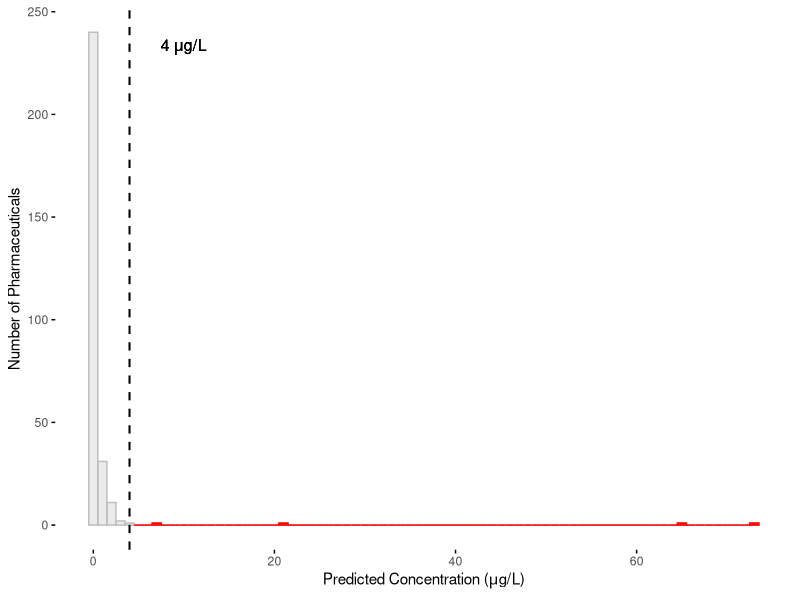
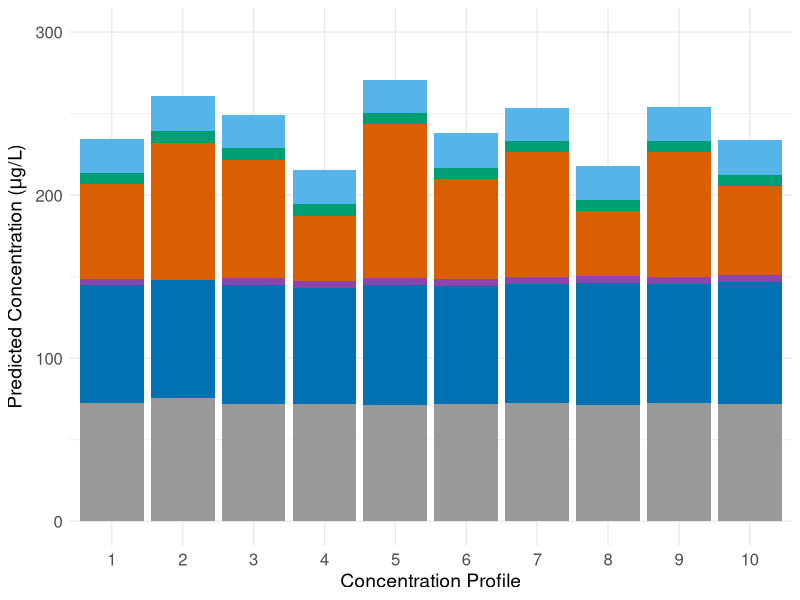
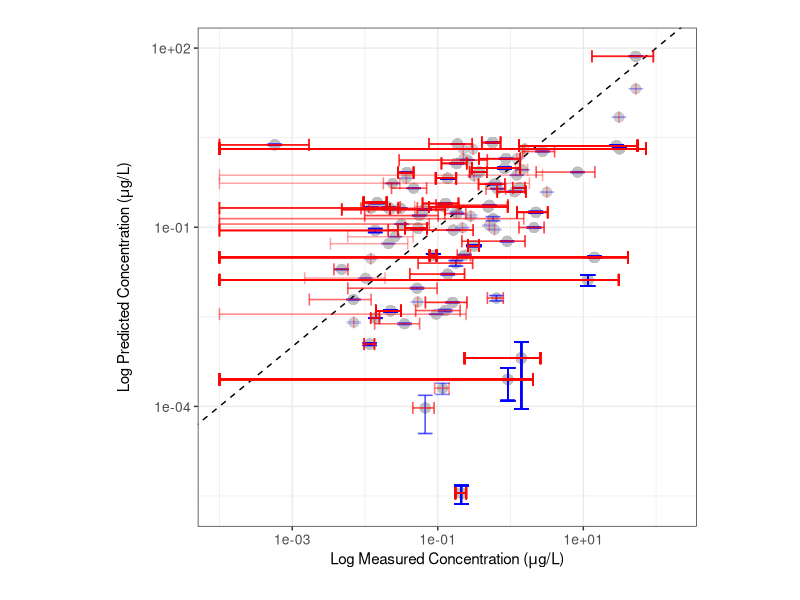
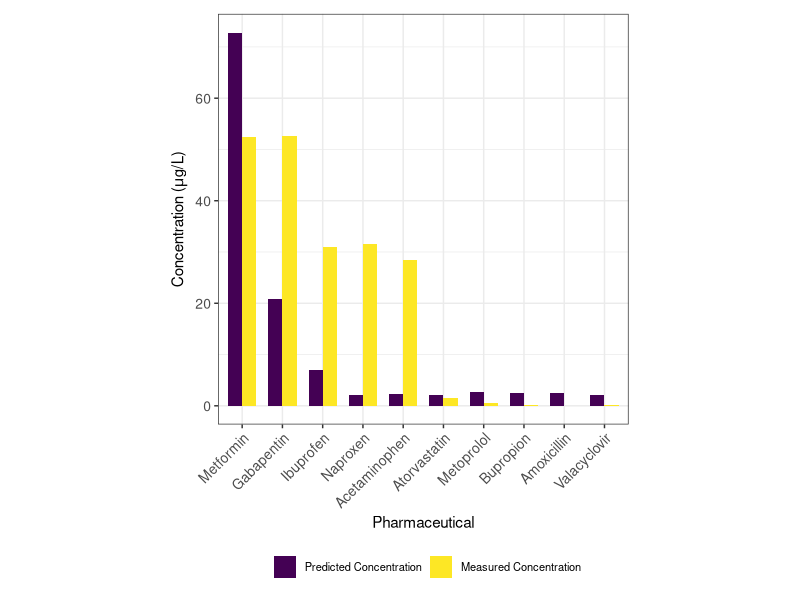
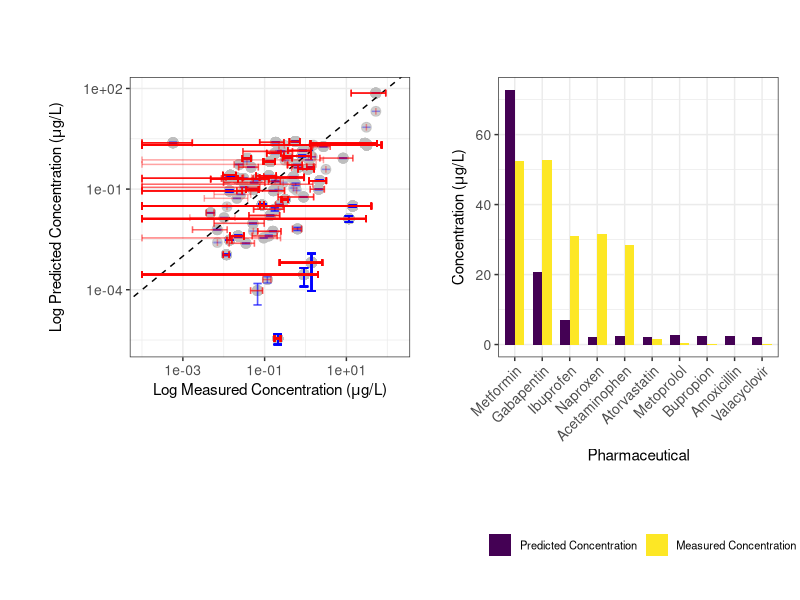

Generate these figures, in order, with R:
################################################################################
# Title: pharmflush.R

# Description:
# Using PharmUse database, runs binomial probability distribution model
# PharmFlush and generates 100 concentration profiles for each pharmaceutical in
# PharmUse. Averaging over these profiles gives the average profile for each 
# pharmaceutical. Predicted concentrations are compared across sewershed sizes
# by running this script with different values of wastewater_pop_size parameter.
# Values are compared to literature-reported concentrations. Various data
# visualizations are provided to examine these relationships.
 
################################################################################

# import libraries
library("stats")
library("tidyverse")
library("viridis")
library("svglite")
library("patchwork")
library("cowplot")

################################################################################
# PharmFlush model creation
################################################################################

# load PharmUse database
pharmuse = read.csv("pharmuse.csv")

# Define model parameters
n = 26847 # size of representative sample (obtained from MEPS 2020
          # documentation, Table 3.2)
ww_volume_per_capita = 310.404 # average American wastewater production per
                               # capita per day, source: Dieter et al., 2018
wastewater_pop_size = 100000 # size of sewershed (change for different sizes)
pop_wastewater_volume = wastewater_pop_size * ww_volume_per_capita # total wastewater
                                                                   # volume for sewershed
                                                                   # of given size
x = 0:wastewater_pop_size # range of number of prescriptions detected in
                          # sewershed any given day for given drug
p = 0 # initialize probability of detecting certain pharmaceutical on any given day
avg_mass = 0 # initialize avg mass per day variable for each pharmaceutical

# pull relevant variables from PharmUse
drugs = pharmuse$Pharmaceutical
avg_DD = pharmuse$Average_Daily_Dosage
prescrips = pharmuse$Number_of_Prescriptions
durations = pharmuse$Average_Duration_per_Prescription

# calculate probability of detecting each pharmaceutical on any given day and 
# create list of average daily mass for each pharmaceutical
for (i in 1:length(drugs)){
  p[i] = (prescrips[i]*durations[i])/(n*365) 
  avg_mass[i] = avg_DD[i]
}

# Calculate probability P of detecting exactly x prescriptions for given drug in
# sewershed of wastewater_pop_size with detection probability p
P = list()
for (i in 1:length(drugs)){ 
  new_P = dbinom(x,wastewater_pop_size,p[i]) 
  P = append(P, list(new_P))
}

# convert P to data frame and label each column by drug name
P = data.frame(P)
names(P) = drugs

# add number of prescriptions detected (x variable) to P
P = P %>%
  mutate(Number_prescrips_detected = x)

# name common column and all drug columns to allow splitting into separate df's
Number_prescrips_detected = "Number_prescrips_detected"
drug_col_names = colnames(P)[!colnames(P) %in% Number_prescrips_detected]

# Split the data frame into separate data frames for each drug with number of
# prescriptions detected and probability of each number of prescriptions being
# detected 
drug_dataframes = lapply(drug_col_names, function(drug_col) {
  split_df = P[c(Number_prescrips_detected, drug_col)]
  colnames(split_df)[2] = "Probability"  
  return(split_df)
})
names(drug_dataframes) = drugs

# randomly pull (# prescriptions, Probability) pairs for each drug to randomly
# construct wastewater flows by bootstrapping (generating 100 possible drug
# concentration profiles or ensembles)
set.seed(123) 
sampled_dataframes = list()
sample_size = 100 

for (i in 1:length(drugs)) {
  drug_df = drug_dataframes[[i]] 
  prob_distribution = drug_df[2]
  sampled_rows = sample(nrow(drug_df), size = sample_size, replace = TRUE,
                        prob=unlist(prob_distribution)) 
  sampled_df = drug_df[sampled_rows, ]
  sampled_df$Drug = drugs[i]
  sampled_dataframes[[i]] = sampled_df
}

final_sampled_data = do.call(rbind, sampled_dataframes)

# randomly combine results to get sample_size number of drug profiles
ensemble_drug_profiles = list()
for (i in 1:sample_size){
selected_rows = final_sampled_data[seq(i, nrow(final_sampled_data),
                                       by = sample_size), ]
ensemble = data.frame(
  Drug = selected_rows$Drug,
  Number_prescrips_detected = selected_rows$Number_prescrips_detected,
  Probability = selected_rows$Probability
)
ensemble = ensemble %>%
  mutate(Average_daily_mass = avg_mass) %>%
  mutate(Predicted_mass = Average_daily_mass*Number_prescrips_detected) %>%
  mutate(Predicted_concentration = Predicted_mass/pop_wastewater_volume) %>%
  # divide by 4 to correct for medication non-compliance of 50% and employees'
  # contributions to wastewater flow (assume equal number of non-resident
  #  employees to residents)
  mutate(Predicted_concentration = Predicted_concentration/4) %>%
  arrange(desc(Predicted_concentration))
ensemble_drug_profiles[[i]] = ensemble
}

# get separate data frame for each drug's ensemble prediction (100 per drug)

# Initialize an empty list to store the 290 new dataframes
indiv_drug_profiles = list()

# Loop over each pharmaceutical name
for (drug in drugs) {
  
  # Initialize an empty list to collect data for this pharmaceutical across all
  # dataframes
  pharma_data = list()
  
  # Loop over the list of dataframes
  for (ensemble_drug_profile in ensemble_drug_profiles) {
    
    # Extract rows corresponding to the current pharmaceutical
    pharma_row = ensemble_drug_profile[ensemble_drug_profile$Drug == drug, ]
    
    # Add the row to the pharma_data list
    pharma_data = rbind(pharma_data, pharma_row)
  }
  
  # Combine all the data for this pharmaceutical into a single dataframe
  indiv_drug_profiles[[drug]] = pharma_data
}

# average predicted concentration for each drug to form final drug concentration
# profile that averages across all 100 ensembles for each drug
average_concs = list()
average_prescrips = list()
average_masses = list()
sem_concs = list() # SEM = standard error of mean

for (i in 1:length(indiv_drug_profiles)) {
  avg_conc = mean(unlist(indiv_drug_profiles[[i]][6]))
  avg_conc = matrix(avg_conc, ncol = 1)
  average_concs[i] = avg_conc
  avg_mass = mean(unlist(indiv_drug_profiles[[i]][5]))
  avg_mass = matrix(avg_mass, ncol = 1)
  average_masses[i] = avg_mass
  stan_dev_conc = sd(unlist(indiv_drug_profiles[[i]][6]))
  sem_conc = stan_dev_conc / sqrt(sample_size)
  sem_conc = matrix(sem_conc, ncol = 1)
  sem_concs[i] = sem_conc
  
  avg_prescrip = mean(unlist(indiv_drug_profiles[[i]][2]))
  avg_prescrip = matrix(avg_prescrip, ncol = 1)
  average_prescrips[i] = avg_prescrip
}

# put in form that is compatible with data frame
average_concs = unlist(average_concs)
average_prescrips = unlist(average_prescrips)
average_masses = unlist(average_masses)
sem_concs = unlist(sem_concs)

# make data frame for average profile for each drug
average_profile = data.frame(Drug=drugs,
                             Average_Number_Prescriptions=average_prescrips,
                             Average_Masses=average_masses,
                             Average_Predicted_Concentration=average_concs,
                             Standard_Error_Predicted_Concentration=sem_concs)
average_profile = average_profile %>%
  arrange(desc(Average_Predicted_Concentration))

# prep data frame for stacked bar graph with all ensembles

# Initialize an empty dataframe to store the results
stacked_ensembles = data.frame()

# Loop through each dataframe in the list
for (i in seq_along(ensemble_drug_profiles)) {
  
  # Extract the current dataframe
  ensemble = ensemble_drug_profiles[[i]]
  
  # Add a column indicating the index
  ensemble$Ensemble_number = i
  
  # Select relevant columns 
  ensemble_subset = ensemble[, c('Ensemble_number', 'Drug',
                                 'Predicted_concentration')]
  
  # Append the dataframe to the combined dataframe
  stacked_ensembles = rbind(stacked_ensembles, ensemble_subset)
}

# export all 100 ensembles for each pharmaceutical to csv
write.csv(stacked_ensembles,"all_ensembles_100k.csv")

# aggregate average of all 290 pharmaceuticals for each sewershed size for export
stacked_ensembles_avg = aggregate(stacked_ensembles$Predicted_concentration,
                                  list(stacked_ensembles$Drug),FUN=mean)
colnames(stacked_ensembles_avg) = c("Pharmaceutical","Predicted_concentration")
stacked_ensembles_avg$Pharmaceutical = str_to_title(stacked_ensembles_avg$Pharmaceutical)
# the averaged concentration of each pharmaceutical across all 100 ensembles
write.csv(stacked_ensembles_avg,"stacked_ensembles_avg_100k.csv")

################################################################################
# Load literature-reported concentration data for comparison.
################################################################################

# load all literature values (each observation) and pre-process
lit_search_all = read.csv("lit_values_all.csv")
lit_search_all[] = lapply(lit_search_all, function(x) trimws(as.character(x)))
lit_search_all = na.omit(lit_search_all)
lit_search_all = lit_search_all %>%
  select(-c("Sampling.date","Sampling.location","Sampling.type","Reference")) %>%
  filter(Influent_concentration != "ND") %>%
  filter(Influent_concentration != "78-10900") %>%
  mutate(Influent_concentration = case_when(Influent_concentration=="1 373.5" ~
                                              "1373.5",
                                            Influent_concentration=="1 280.8" ~
                                              "1280.8",
                                            Influent_concentration=="1 096.0" ~
                                              "1096.0",
                                            .default=Influent_concentration)) %>%
  mutate(Influent_concentration = trimws(gsub(",",'',Influent_concentration))) %>%
  mutate(Influent_concentration = as.numeric(Influent_concentration)) %>%
  mutate(Influent_concentration = case_when(Pharmaceutical=="Pseudoephedrine + ephedrine" ~
                                              Influent_concentration/2,
                                            .default=Influent_concentration)) %>%
  mutate(Pharmaceutical = case_when(Pharmaceutical=="Pseudoephedrine + ephedrine" ~
                                      "Pseudoephedrine",
                          .default=Pharmaceutical)) %>%
  mutate(Influent_concentration = Influent_concentration/1000) # convert ng/L to ug/L

# find standard error of lit reported values
lit_search_std_error = lit_search_all %>%
  group_by(Pharmaceutical) %>%
  summarise(
    Count = n(),
    Standard_Error_Lit_Concentration = sd(Influent_concentration, na.rm = TRUE) / sqrt(n())
  ) %>%
  mutate(Standard_Error_Lit_Concentration = ifelse(is.na(Standard_Error_Lit_Concentration),
                                                   0, Standard_Error_Lit_Concentration))

# create data frame to compare predicted to lit reported values
average_profile_comp_all = average_profile %>%
  rename(Pharmaceutical=Drug)
average_profile_comp_all$Pharmaceutical = trimws(tolower(average_profile_comp_all$Pharmaceutical))
lit_search_all$Pharmaceutical = trimws(tolower(lit_search_all$Pharmaceutical))
lit_comp_all = lit_search_all %>%
  left_join(average_profile_comp_all, by = "Pharmaceutical") 

# join with standard error dataframe
lit_comp_all$Pharmaceutical = trimws(lit_comp_all$Pharmaceutical)
lit_search_std_error$Pharmaceutical = trimws(lit_search_std_error$Pharmaceutical)
lit_search_std_error$Pharmaceutical = tolower(lit_search_std_error$Pharmaceutical)
lit_comp_all = lit_comp_all %>%
  left_join(lit_search_std_error, by="Pharmaceutical") %>% 
  select(-c("Count","Average_Number_Prescriptions","Average_Masses"))

# load summary statistics of literature-reported data (mean, median, etc.)
lit_search_summ = read.csv("lit_values_summary.csv")
lit_search_summ$Pharmaceutical = toupper(lit_search_summ$Pharmaceutical)
lit_search_summ[] = lapply(lit_search_summ, function(x) trimws(as.character(x)))

# pre-process summary data
lit_search_summ = lit_search_summ %>%
  select(c("Pharmaceutical","Mean","Median")) %>%
  filter(Pharmaceutical != "WARFARIN" & Pharmaceutical != "NALTREXONE" & Pharmaceutical != "RISPERIDONE") %>%
  mutate(Mean = as.numeric(Mean)) %>%
  mutate(Median = as.numeric(Median)) %>%
  mutate(Mean = case_when(Pharmaceutical=="PSEUDOEPHEDRINE + EPHEDRINE" ~
                            Mean/2,
                          .default=Mean)) %>%
  mutate(Median = case_when(Pharmaceutical=="PSEUDOEPHEDRINE + EPHEDRINE" ~
                              Median/2,
                            .default=Median)) %>%
  mutate(Pharmaceutical = case_when(Pharmaceutical=="PSEUDOEPHEDRINE + EPHEDRINE" ~
                                      "PSEUDOEPHEDRINE",
                                     .default=Pharmaceutical)) %>%
  mutate(Median = Median/1000) %>% # convert ng/L to ug/L
  mutate(Mean = Mean/1000) # convert ng/L to ug/L

# join with predicted concentrations for comparison
average_profile_comp_summ = average_profile %>%
  rename(Pharmaceutical=Drug)
average_profile_comp_summ$Pharmaceutical = trimws(tolower(average_profile_comp_summ$Pharmaceutical))
lit_search_summ$Pharmaceutical = trimws(tolower(lit_search_summ$Pharmaceutical))
lit_comp_summ = lit_search_summ %>%
  left_join(average_profile_comp_summ, by = "Pharmaceutical") %>%
  arrange(desc(Average_Predicted_Concentration)) %>%
  select(-c(Average_Number_Prescriptions,Average_Masses,
            Standard_Error_Predicted_Concentration)) %>%
  mutate(Difference = abs(Mean-Average_Predicted_Concentration)) %>%
  mutate(PEC_MEC_ratio = Average_Predicted_Concentration/Mean)

################################################################################
# Data visualization
################################################################################

# Figure 2 code:
median_val = median(average_profile$Average_Predicted_Concentration)

# Highlight pharmaceuticals with concentrations 2 std deviations above median
highlight_condition <- function(bin_midpoint, threshold = 4) {
  bin_midpoint > threshold  # Change this condition as needed
}
hist_data <- ggplot_build(ggplot(average_profile,
                                 aes(x = Average_Predicted_Concentration)) +
                            geom_histogram(binwidth = 1))$data[[1]]
hist_data <- hist_data %>%
  mutate(highlight = highlight_condition(x))

hist <- ggplot(average_profile, aes(x = Average_Predicted_Concentration)) +
  geom_histogram(binwidth = 1, fill = "gray", color = "gray", alpha = 0.3) +
  geom_rect(data = subset(hist_data, highlight),
            aes(xmin = xmin, xmax = xmax, ymin = 0, ymax = count),
            fill = "red", color = "red", alpha = 0.8, inherit.aes = FALSE) +
  geom_vline(xintercept = 4, color = "black", linetype = "dashed", size = 0.7) +
  labs(x = expression("Predicted Concentration ("*mu*"g/L)"),
       y = "Number of Pharmaceuticals") +
  theme_minimal() + 
  annotate("text", x = 10, y = 225,
           label = bquote(4 ~ mu * "g/L"),
           color = "black", vjust = -0.5, size = 4) +
  theme(
    panel.grid.major = element_blank(), 
    panel.grid.minor = element_blank(),  
    axis.ticks = element_line(color = "black") 
  )

ggsave("concentration_distrib.svg", plot = hist, width = 5, height = 5,
       device="svg")

# Figure 3 code:

# get all pharmaceuticals over 10 ensembles with concentration < 4 ug/L
# (arbitrary cutoff for visualization)
stacked_ensembles_lessthan4 = stacked_ensembles %>%
  filter(Ensemble_number <= 10) %>%
  filter(Predicted_concentration < 4)
# sum up concentrations less than 4 ug/L
stacked_ensembles_lessthan4 = aggregate(stacked_ensembles_lessthan4$Predicted_concentration,
                                        list(stacked_ensembles_lessthan4$Ensemble_number),
                                        FUN=sum)
stacked_ensembles_lessthan4 = stacked_ensembles_lessthan4 %>%
  mutate(Drug = "Others") %>%
  relocate(Drug, .after=Group.1)
colnames(stacked_ensembles_lessthan4) = c("Ensemble_number","Drug",
                                          "Predicted_concentration")

# get all pharmaceuticals over 10 ensembles with concentration >= 4 ug/L
stacked_ensembles_greaterthan4 = stacked_ensembles %>%
  filter(Ensemble_number <= 10) %>%
  filter(Predicted_concentration >= 4)
stacked_ensembles_greaterthan4$Drug = str_to_title(stacked_ensembles_greaterthan4$Drug)

# merge sums < 4 for each ensemble with pharmaceuticals > 4 for each ensemble
stacked_ensembles_filtered = rbind(stacked_ensembles_greaterthan4,
                                   stacked_ensembles_lessthan4)

# color palette for wastewater_pop_size = 100
# color_palette = c(
#   "Metformin"="#0072B2",
#   "Naproxen"="#CC7722",
#   "Gabapentin"="#56B4E9",
#   "Ibuprofen"="#009E73",
#   "Levetiracetam"="#8E44AD",
#   "Others"="#999999",
#   "Icosapent"="#E41A1C",
#   "Labetalol"="#4682B4",
#   "Bupropion"="#8A9B0F",
#   "Aspirin"="#E69F00",
#   "Acyclovir"="#5E3370",
#   "Mesalamine"="#00BFC4",
#   "Acetaminophen"="#FB8072",
#   "Diltiazem"="#007C7A",
#   "Gemfibrozil"="#556B2F",
#   "Ranolazine"="#A62A29",
#   "Methocarbamol"="#FFC300",
#   "Divalproex Sodium"="#DDA0DD",
#   "Mycophenolate Mofetil"="#FF8C00",
#   "Carbamazepine"="#DA70D6",
#   "Losartan"="#8B4513",
#   "Amoxicillin"='#C19A6B',
#   "Cephalexin"="#FF00FF",
#   "Dorzolamide"="#00B140",
#   "Celecoxib"="#F4A460",
#   "Quetiapine"="#1E90FF",
#   "Hydralazine"="#32CD32"
# )

# # color palette for wastewater_pop_size = 1000
# color_palette = c(
#   "Metformin"="#0072B2",
#   "Gabapentin"="#56B4E9",
#   "Ibuprofen"="#009E73",
#   "Levetiracetam"="#8E44AD",
#   "Others"="#999999",
#   "Icosapent"="#E41A1C",
#   "Bupropion"="#8A9B0F",
#   "Aspirin"="#E69F00",
#   "Mesalamine"="#00BFC4",
#   "Acetaminophen"="#FB8072",
#   "Methocarbamol"="#FFC300",
#   "Amoxicillin"="#C19A6B",
#   "Lactulose" ="#D95F02"
# )

# # color palette for wastewater_pop_size = 100000 or 1 million
color_palette = c("Metformin"="#0072B2", "Lactulose"="#D95F02",
                   "Gabapentin"="#56B4E9", "Ibuprofen"="#009E73",
                   "Levetiracetam"="#8E44AD","Others"="#999999")

drug_stacked = ggplot(stacked_ensembles_filtered, aes(x = as.factor(Ensemble_number),
                                       y = Predicted_concentration,
                                       fill = Drug)) +
  geom_bar(stat = "identity", position = "stack") +
  scale_fill_manual(values = color_palette) + 
  labs(x = "Concentration Profile",
       y = expression("Predicted Concentration ("*mu*"g/L)"),
       fill="Pharmaceutical") +
  theme_minimal() + 
  coord_cartesian(ylim = c(0, 300)) + # use for 100k and 1mil plots only
  theme(axis.title.x = element_text(size = 14),  
        axis.title.y = element_text(size = 14),  
        axis.text.x = element_text(size = 12),   
        axis.text.y = element_text(size = 12)) +
  guides(fill="none") 
ggsave("drug_ensembles_100k.svg", plot = drug_stacked, width = 5, height = 5,
         device="svg")

# Figure 4 code:

# 4a: compare lit search data to model output in scatterplot

# prep error bars with 95% CI

# find t score
alpha = 0.05
degrees_of_freedom = dim(lit_comp_all)[1] - 1
t_score = qt(p=alpha/2, df=degrees_of_freedom,lower.tail=F)

# find margin of error  
lit_comp_all = lit_comp_all %>%
  mutate(Margin_error_predicted = t_score*Standard_Error_Predicted_Concentration) %>%
  mutate(Margin_error_measured = t_score*Standard_Error_Lit_Concentration) %>%
  group_by(Pharmaceutical) %>%
  mutate(Avg_measured = mean(Influent_concentration))

# update dataframe to include 95% confidence intervals with upper & lower bounds
ci_lit_comp = lit_comp_all %>%
  mutate(
    ymin = Average_Predicted_Concentration - Margin_error_predicted,
    ymax = Average_Predicted_Concentration + Margin_error_predicted,
    xmin = Avg_measured - Margin_error_measured,
    xmax = Avg_measured + Margin_error_measured
  )

# update dataframe to have negative values cut off to avoid NaN for error bars
ci_lit_comp$ymin = ifelse(ci_lit_comp$ymin < 0, 1E-04, ci_lit_comp$ymin)
ci_lit_comp$ymax = ifelse(ci_lit_comp$ymax < 0, 1E-04, ci_lit_comp$ymax)
ci_lit_comp$xmin = ifelse(ci_lit_comp$xmin < 0, 1E-04, ci_lit_comp$xmin)
ci_lit_comp$xmax = ifelse(ci_lit_comp$xmax < 0, 1E-04, ci_lit_comp$xmax)

comp_scatter = ggplot(ci_lit_comp, aes(x = Avg_measured, y = Average_Predicted_Concentration)) +
  geom_point(size = 3, color = "gray", alpha = 0.75) +
  scale_x_log10(expand = expansion(mult = c(0.05, 0.1))) +
  scale_y_log10() +
  geom_abline(intercept = 0, slope = 1, linetype = "dashed", color = "black") +
  geom_errorbar(aes(ymin = ymin, ymax = ymax), width = 0.2, color = "blue", alpha = 0.2) +  
  geom_errorbarh(aes(xmin = xmin, xmax = xmax), height = 0.2, color = "red", alpha = 0.2) + 
  labs(x = expression("Log Measured Concentration ("*mu*"g/L)"), 
       y = expression("Log Predicted Concentration ("*mu*"g/L)")) +
  theme_bw() +
  theme(legend.position = "none") +
  theme(axis.title.x = element_text(size = 11),  
        axis.title.y = element_text(size = 11, margin = margin(r = 10)),  
        axis.text.x = element_text(size = 10),  
        axis.text.y = element_text(size = 10),
        plot.margin = margin(20, 20, 20, 30)) +  
  theme(aspect.ratio = 1)

ggsave("comp_scatter.svg", plot = comp_scatter, width = 6, height = 6,
       device = "svg")

# 4b: make a bar graph for comparison of pharmaceuticals with 10 highest
# predicted concentrations
lit_comp_top10 = lit_comp_all %>%
  arrange(desc(Average_Predicted_Concentration)) %>%
  select(-c(Standard_Error_Predicted_Concentration,
            Standard_Error_Lit_Concentration, Margin_error_predicted,
            Margin_error_measured)) %>%
  distinct(Pharmaceutical, .keep_all = TRUE) 

lit_comp_top10 = lit_comp_top10[1:10,]

# define function to change pharmaceutical names to title case
to_title_case = function(x) {
  words = strsplit(x, " ")[[1]]
  words = paste(toupper(substr(words, 1, 1)), tolower(substr(words, 2,
                                                             nchar(words))),
                sep = "", collapse = " ")
  return(words)
}

# Apply the function to the Pharmaceutical column
lit_comp_top10$Pharmaceutical = sapply(lit_comp_top10$Pharmaceutical,
                                       to_title_case)

# Prep dataset to plot
lit_comp_long = lit_comp_top10 %>%
  pivot_longer(cols = c(Average_Predicted_Concentration, Avg_measured),
               names_to = "Variable",
               values_to = "Value") %>%
  arrange(desc(Value))

comp_bar = ggplot(lit_comp_long, aes(x = reorder(Pharmaceutical, -Value),  
                                y = Value, fill = Variable)) +
  geom_bar(stat = "identity", position = "dodge", width = 0.7) +
  labs(x = "Pharmaceutical", y = expression("Concentration ("*mu*"g/L)"),
       fill = "") +
  theme_bw() +
  scale_fill_viridis(discrete = TRUE, labels = c("Predicted Concentration",
                                                 "Measured Concentration")) + 
  theme(legend.position = "bottom",
        legend.direction="horizontal",
        legend.box="horizontal") +
  guides(fill = guide_legend(ncol=2, title='')) +
  theme(aspect.ratio=1) +
  theme(axis.text.x = element_text(angle = 45, hjust = 1, size=10)) +
  theme(axis.title.x = element_text(size = 11),  
        axis.title.y = element_text(size = 11),  
        axis.text.y = element_text(size = 10)) +
  theme(legend.text = element_text(size = 8)) +
  theme(plot.margin = margin(10, 10, 10, 10))

ggsave("comp_bar.svg", plot = comp_bar, width = 6, height = 6,
      device="svg")

# combine Fig 4a and 4b into 1 plot
 combined_plot = comp_scatter + comp_bar + 
   plot_layout(ncol = 2, widths = c(3, 3))
 ggsave("combined_plot.svg",plot=combined_plot,width=10,height=5,device="svg")
